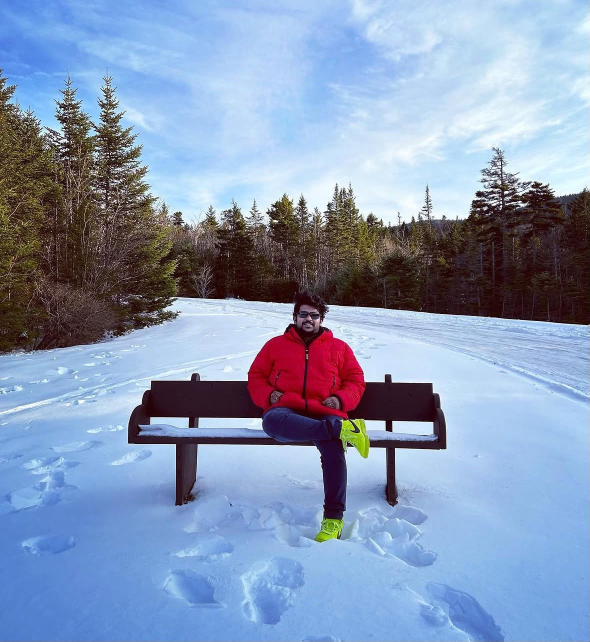
#> input picture src/assets-src/hero-source.jpg, 1179 x 1283 px (shown at 1/2 size)
$ python optimize-images.py ../src/assets-src/hero-source.jpg
#> lines starting #> are read from the running program, lines starting #| are printed output that depends on the picture
"""Turn raw screenshots into the responsive WebP files the site serves.

    python scripts/optimize-images.py <raw-dir>

Expects the PNGs written by scripts/capture-projects.mjs plus the repo
charts listed in SOURCES. Writes assets/img/work/<name>-<width>.webp.
"""
import sys
from pathlib import Path

from PIL import Image

ROOT = Path(__file__).resolve().parent.parent
OUT = ROOT / "assets" / "img" / "work"

# raw file -> (output name, widths, crop box as fractions or None)
SOURCES = {
    "ri2.png": ("ri2", (640, 1200), None),
    "tiny-editor.png": ("tiny-editor", (640, 1200), None),
    "power-bi.png": ("power-bi", (640, 1200), None),
    "pbi-experience.png": ("power-bi-experience", (640, 1200), None),
    "tiny-language-models.png": ("tiny-language-models", (640, 1200), None),
    "pytorch-playground.png": ("pytorch-playground", (640, 1200), None),
    "tinylm-curve.png": ("tinylm-training-curve", (900, 1600), None),
}


def save(img: Image.Image, name: str, width: int) -> None:
    h = round(img.height * width / img.width)
    out = OUT / f"{name}-{width}.webp"
    img.resize((width, h), Image.LANCZOS).save(out, "WEBP", quality=82, method=6)
    print(f"{out.relative_to(ROOT)}  {width}x{h}  {out.stat().st_size // 1024} KB")


def main() -> None:
    raw = Path(sys.argv[1])
    OUT.mkdir(parents=True, exist_ok=True)
    for src, (name, widths, crop) in SOURCES.items():
        path = raw / src
        if not path.exists():
            print(f"skip {src} (missing)")
            continue
        img = Image.open(path).convert("RGB")
        if crop:
            l, t, r, b = crop
            img = img.crop((int(l * img.width), int(t * img.height), int(r * img.width), int(b * img.height)))
        for w in widths:
            save(img, name, w)

    # Hero photo for the home page: 4:5, centred on the bench.
    hero = Image.open(ROOT / "src" / "assets-src" / "hero-source.jpg").convert("RGB")
#> hero is the input picture: PIL image 1179x1283 RGB; mean R, G, B 134.5, 152, 181.5
    top = 120
    ch = hero.height - top
#> ch = 1163
    cw = int(ch * 4 / 5)
#> cw = 930
    left = max(0, min(hero.width - cw, 600 - cw // 2))
#> left = 135
    hero = hero.crop((left, top, left + cw, hero.height))
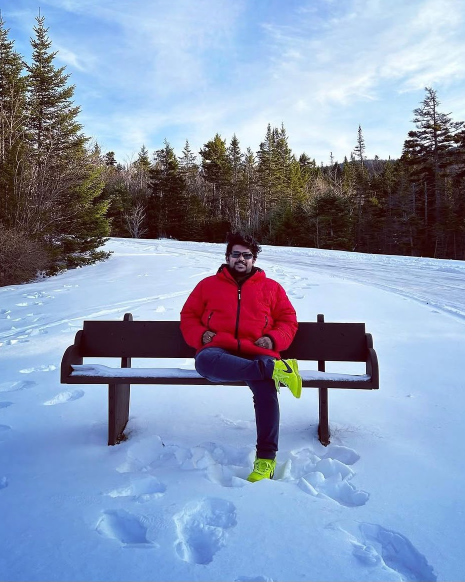
#> hero: PIL image 930x1163 RGB (shown at 1/2 size); mean R, G, B 136.5, 150.5, 177.7
    for width in (480, 880):
        hh = round(hero.height * width / hero.width)
        out = ROOT / "assets" / "img" / f"hero-{width}.webp"
        hero.resize((width, hh), Image.LANCZOS).save(out, "WEBP", quality=80, method=6)
        print(f"{out.relative_to(ROOT)}  {width}x{hh}  {out.stat().st_size // 1024} KB")
#> this loop made 1 pass
#> pass 1, in main, `hero.resize((width, hh), Image.LANCZOS).save(out, "WEBP", quality=80, ..`:
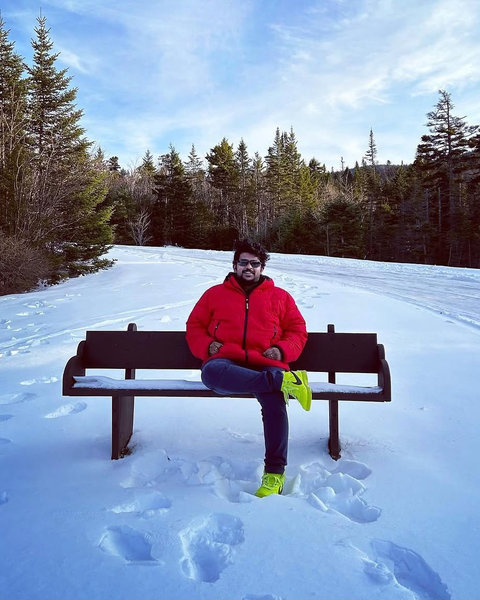
#> saved as hero-480.webp: PIL image 480x600 RGB; mean R, G, B 136.5, 150.5, 177.7

    # Portrait for the About page, cropped to 4:5 around the subject.
    photo = Image.open(ROOT / "src" / "assets-src" / "portrait-source.jpg").convert("RGB")
    w, h = photo.size  # 1000 x 1060
    cw, ch = 620, 775
    left, top = (w - cw) // 2 - 10, 285
    portrait = photo.crop((left, top, left + cw, top + ch))
    out_dir = ROOT / "assets" / "img"
    for width in (400, 620):
        hh = round(ch * width / cw)
        out = out_dir / f"portrait-{width}.webp"
        portrait.resize((width, hh), Image.LANCZOS).save(out, "WEBP", quality=82, method=6)
        print(f"{out.relative_to(ROOT)}  {width}x{hh}  {out.stat().st_size // 1024} KB")


if __name__ == "__main__":
#> (the run stopped early here; a loop or call above may not have finished)
